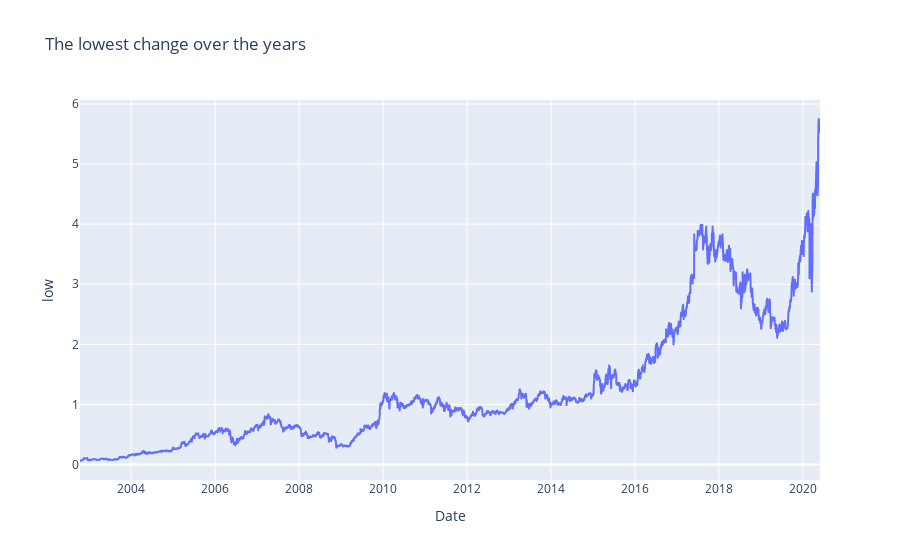

Notebook code for this chart:
### Code cell
fig = px.line(eczacibasi, x = 'Date', y = 'low', title='The lowest change over the years')
fig.show()

### Figure 1 — Plotly figure (JSON) as saved in the notebook; plotly's stock layout.template omitted (floating-point values rounded to 4 significant figures; data arrays with more than 128 entries replaced by an {"elided": "..."} marker saying what was removed)
{"data": [{"hovertemplate": "Date=%{x}<br>low=%{y}<extra></extra>", "legendgroup": "", "line": {"color": "#636efa", "dash": "solid"}, "marker": {"symbol": "circle"}, "mode": "lines", "name": "", "showlegend": false, "type": "scattergl", "x": {"elided": "4425 str values"}, "xaxis": "x", "y": {"elided": "4425 float values"}, "yaxis": "y"}], "layout": {"legend": {"tracegroupgap": 0}, "title": {"text": "The lowest change over the years"}, "xaxis": {"anchor": "y", "domain": [0, 1], "title": {"text": "Date"}}, "yaxis": {"anchor": "x", "domain": [0, 1], "title": {"text": "low"}}}}
